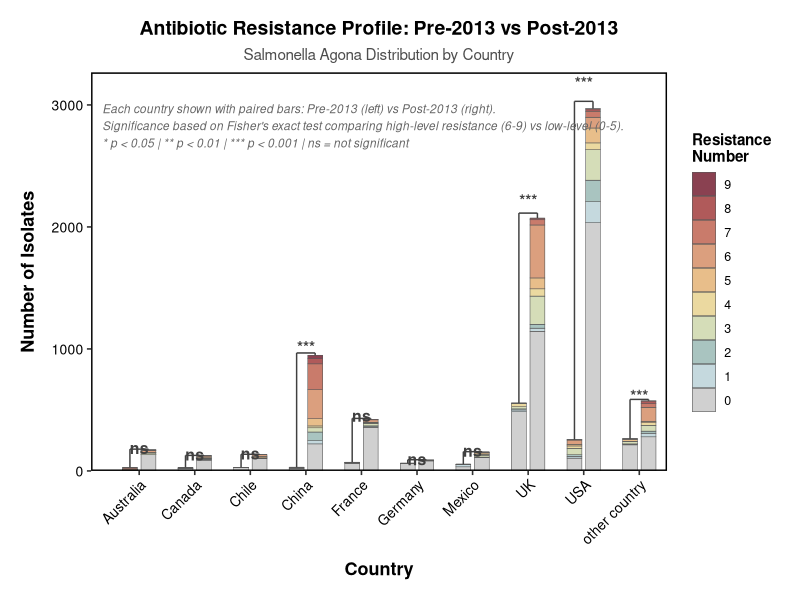

R code for this plot:
##============================================================
## Antibiotic Resistance Distribution by Country & Time Period
## Comparison of Pre-2013 vs Post-2013 Salmonella Agona Isolates
##============================================================
rm(list = ls())

library(ggplot2)
library(dplyr)
library(tidyr)

# Create output directory
if (!dir.exists("output")) dir.create("output", recursive = TRUE)

##============================================================
## 1. Pre-2013 Data
##============================================================
pre_2013 <- data.frame(
  Country = c("Australia", "Canada", "Chile", "China", "France", "Germany", 
              "Mexico", "UK", "USA", "other country"),
  n0 = c(1, 15, 2, 23, 62, 61, 34, 487, 105, 214),
  n1 = c(0, 2, 0, 1, 3, 0, 20, 13, 14, 6),
  n2 = c(0, 1, 0, 0, 1, 0, 0, 9, 15, 2),
  n3 = c(0, 5, 0, 0, 1, 2, 0, 19, 51, 18),
  n4 = c(0, 0, 0, 0, 3, 0, 0, 24, 20, 2),
  n5 = c(0, 0, 0, 6, 0, 0, 1, 1, 12, 17),
  n6 = c(1, 0, 0, 0, 0, 0, 0, 2, 36, 3),
  n7 = c(1, 0, 0, 0, 0, 0, 0, 0, 3, 1),
  n8 = c(0, 0, 0, 0, 1, 0, 0, 1, 1, 1),
  n9 = c(0, 0, 0, 0, 0, 0, 0, 1, 0, 0),
  YearGroup = "Pre-2013",
  stringsAsFactors = FALSE
)

##============================================================
## 2. Post-2013 Data
##============================================================
post_2013 <- data.frame(
  Country = c("Australia", "Canada", "Chile", "China", "France", "Germany", 
              "Mexico", "UK", "USA", "other country"),
  n0 = c(133, 88, 102, 222, 356, 83, 111, 1143, 2035, 280),
  n1 = c(1, 7, 0, 27, 8, 0, 2, 27, 173, 29),
  n2 = c(0, 3, 0, 70, 6, 0, 0, 31, 175, 17),
  n3 = c(13, 4, 0, 35, 20, 2, 16, 232, 251, 47),
  n4 = c(4, 3, 6, 15, 3, 0, 8, 60, 55, 23),
  n5 = c(1, 9, 11, 60, 6, 2, 11, 89, 122, 11),
  n6 = c(15, 9, 15, 238, 20, 1, 2, 434, 88, 114),
  n7 = c(3, 2, 0, 211, 2, 0, 5, 43, 50, 31),
  n8 = c(2, 0, 0, 43, 1, 1, 0, 13, 18, 21),
  n9 = c(3, 0, 0, 27, 0, 1, 0, 0, 3, 2),
  YearGroup = "Post-2013",
  stringsAsFactors = FALSE
)

##============================================================
## 3. Data Preparation & Reshaping
##============================================================
combined <- rbind(pre_2013, post_2013) %>%
  pivot_longer(
    cols = starts_with("n"),
    names_to = "ResistanceNumber",
    values_to = "Count"
  ) %>%
  mutate(
    Count = as.numeric(Count),
    Count = replace_na(Count, 0),
    ResistanceNumber = as.integer(gsub("n", "", ResistanceNumber))
  ) %>%
  arrange(Country, YearGroup, ResistanceNumber)

combined$YearGroup <- factor(combined$YearGroup, levels = c("Pre-2013", "Post-2013"))

country_year_combos <- combined %>%
  distinct(Country, YearGroup) %>%
  arrange(Country, YearGroup)

# Generate x-axis positions (Pre-2013 and Post-2013 paired for each country)
n_countries <- length(unique(country_year_combos$Country))
x_positions <- numeric(nrow(country_year_combos))
current_pos <- 1

for (i in seq_len(n_countries)) {
  idx_pre <- (i - 1) * 2 + 1
  idx_post <- i * 2
  x_positions[idx_pre] <- current_pos
  x_positions[idx_post] <- current_pos + 1
  current_pos <- current_pos + 3
}

country_year_combos$x_pos <- x_positions

plot_data <- combined %>%
  left_join(country_year_combos, by = c("Country", "YearGroup")) %>%
  filter(!is.na(x_pos))

cat("========== DATA SUMMARY ==========\n")
cat("Total rows:", nrow(plot_data), "\n")
cat("Missing values present:", any(is.na(plot_data)), "\n")
cat("X-position range:", range(plot_data$x_pos), "\n\n")

##============================================================
## 4. Minimum Display Height (for visual clarity of small counts)
##============================================================
group_totals <- plot_data %>%
  group_by(Country, YearGroup, x_pos) %>%
  summarise(group_total = sum(Count, na.rm = TRUE), .groups = "drop")

global_max <- max(group_totals$group_total)
min_height <- global_max * 0.01

plot_data <- plot_data %>%
  left_join(group_totals, by = c("Country", "YearGroup", "x_pos")) %>%
  mutate(
    Count_display = ifelse(group_total > 0 & group_total < min_height,
                           Count * (min_height / group_total),
                           Count),
    Count_original = Count
  )

##============================================================
## 5. Significance Testing (High-level resistance: 6,7,8,9 vs. Low: 0-5)
##============================================================
high_number_ratio <- plot_data %>%
  mutate(HighNumber = ifelse(ResistanceNumber %in% c(6, 7, 8, 9), Count_original, 0)) %>%
  group_by(Country, YearGroup, x_pos) %>%
  summarise(
    High = sum(HighNumber, na.rm = TRUE),
    Total = sum(Count_original, na.rm = TRUE),
    Low = Total - High,
    Total_display = sum(Count_display, na.rm = TRUE),
    .groups = "drop"
  )

signif_data <- high_number_ratio %>%
  select(Country, YearGroup, High, Low, x_pos, Total_display) %>%
  pivot_wider(
    names_from = YearGroup,
    values_from = c(High, Low, x_pos, Total_display),
    names_sep = "_"
  )

# Function to convert p-value to significance stars
get_star <- function(p) {
  if (is.na(p)) return("ns")
  if (p < 0.001) return("***")
  if (p < 0.01)  return("**")
  if (p < 0.05)  return("*")
  return("ns")
}

# Perform Fisher's exact test for each country
signif_labels <- signif_data %>%
  rowwise() %>%
  mutate(
    p = tryCatch({
      if (any(c(`High_Pre-2013`, `High_Post-2013`, 
                `Low_Pre-2013`, `Low_Post-2013`) < 0)) {
        NA
      } else {
        fisher.test(matrix(c(`High_Pre-2013`, `High_Post-2013`,
                             `Low_Pre-2013`, `Low_Post-2013`), nrow = 2))$p.value
      }
    }, error = function(e) NA),
    star = get_star(p),
    x_mid = mean(c(`x_pos_Pre-2013`, `x_pos_Post-2013`), na.rm = TRUE),
    pre_total = `Total_display_Pre-2013`,
    post_total = `Total_display_Post-2013`,
    y_top = max(pre_total, post_total, na.rm = TRUE) * 1.02
  ) %>%
  ungroup()

cat("========== STATISTICAL TEST RESULTS ==========\n")
print(signif_labels %>% select(Country, p, star))
cat("\n")

##============================================================
## 6. Soft Color Palette: 0=grey, 1-9=muted colors
##============================================================
custom_colors <- c(
  "0" = "#D0D0D0",  # Grey (susceptible)
  "1" = "#C5D9DE",  # Light blue-grey
  "2" = "#A9C4C0",  # Muted teal
  "3" = "#D5DDB8",  # Muted sage green
  "4" = "#EBD9A0",  # Muted sand
  "5" = "#E8BE8A",  # Muted apricot
  "6" = "#DB9F7E",  # Muted terracotta
  "7" = "#C97B6B",  # Muted rust red
  "8" = "#B05A5A",  # Darker mauve red
  "9" = "#8A4151"   # Wine red (highly resistant)
)

##============================================================
## 7. Plotting
##============================================================
plot_data$ResistanceNumber <- factor(plot_data$ResistanceNumber, levels = 9:0)

max_y <- max(plot_data %>%
               group_by(Country, YearGroup, x_pos) %>%
               summarise(total = sum(Count_display, na.rm = TRUE), .groups = "drop") %>%
               pull(total)) * 1.1

p <- ggplot(plot_data, aes(x = x_pos, y = Count_display, fill = ResistanceNumber)) +
  # Stacked bar chart
  geom_bar(stat = "identity", position = "stack", width = 0.8,
           color = "grey35", linewidth = 0.2) +
  
  # Significance brackets: vertical lines
  geom_segment(
    data = signif_labels,
    aes(x = `x_pos_Pre-2013`, xend = `x_pos_Pre-2013`,
        y = pre_total, yend = y_top),
    inherit.aes = FALSE, color = "grey25", linewidth = 0.5
  ) +
  geom_segment(
    data = signif_labels,
    aes(x = `x_pos_Post-2013`, xend = `x_pos_Post-2013`,
        y = post_total, yend = y_top),
    inherit.aes = FALSE, color = "grey25", linewidth = 0.5
  ) +
  # Horizontal connecting line
  geom_segment(
    data = signif_labels,
    aes(x = `x_pos_Pre-2013`, xend = `x_pos_Post-2013`,
        y = y_top, yend = y_top),
    inherit.aes = FALSE, color = "grey25", linewidth = 0.5
  ) +
  # Significance stars
  geom_text(
    data = signif_labels,
    aes(x = x_mid, y = y_top * 1.05, label = star),
    inherit.aes = FALSE, size = 4, color = "grey25", fontface = "bold"
  ) +
  
  # Color scale
  scale_fill_manual(
    values = custom_colors,
    name = "Resistance\nNumber",
    labels = 9:0
  ) +
  
  # X-axis: country names
  scale_x_continuous(
    breaks = x_positions[seq(1, length(x_positions), by = 2)] + 0.5,
    labels = unique(country_year_combos$Country),
    expand = expansion(mult = c(0.02, 0.02))
  ) +
  
  # Y-axis
  scale_y_continuous(expand = c(0, 0), limits = c(0, max_y)) +
  
  # Labels
  labs(
    title = "Antibiotic Resistance Profile: Pre-2013 vs Post-2013",
    subtitle = "Salmonella Agona Distribution by Country",
    y = "Number of Isolates",
    x = "Country"
  ) +
  
  # Theme
  theme_bw(base_size = 12) +
  theme(
    plot.title = element_text(hjust = 0.5, face = "bold", size = 14),
    plot.subtitle = element_text(hjust = 0.5, size = 11, color = "grey30"),
    axis.text.x = element_text(angle = 45, hjust = 1, color = "black", size = 10),
    axis.text.y = element_text(color = "black", size = 10),
    axis.title = element_text(color = "black", size = 13, face = "bold"),
    axis.title.x = element_text(margin = margin(t = 10)),
    axis.title.y = element_text(margin = margin(r = 10)),
    legend.position = "right",
    legend.title = element_text(size = 11, face = "bold"),
    legend.text = element_text(size = 9),
    panel.grid = element_blank(),
    panel.border = element_rect(color = "black", linewidth = 1),
    plot.background = element_rect(fill = "white", color = NA),
    plot.margin = margin(15, 15, 15, 15)
  )

# Add descriptive text annotation
desc_text <- paste(
  "Each country shown with paired bars: Pre-2013 (left) vs Post-2013 (right).",
  "Significance based on Fisher's exact test comparing high-level resistance (6-9) vs low-level (0-5).",
  "* p < 0.05 | ** p < 0.01 | *** p < 0.001 | ns = not significant",
  sep = "\n"
)

p <- p + annotate(
  "text",
  x = min(plot_data$x_pos) - 1.5,
  y = max_y * 0.92,
  label = desc_text,
  hjust = 0, vjust = 1,
  size = 3, fontface = "italic", color = "grey40"
)

print(p)

##============================================================
## 8. Save Outputs
##============================================================
ggsave("output/resistance_distribution_by_country.png", p,
       width = 14, height = 8, dpi = 300, bg = "white")
ggsave("output/resistance_distribution_by_country.pdf", p,
       width = 14, height = 8, units = "in", device = cairo_pdf)

# Export statistical results
write.csv(signif_labels %>% select(Country, p, star),
          "output/resistance_significance_test_results.csv", row.names = FALSE)

# Export plot data
write.csv(plot_data %>% select(Country, YearGroup, ResistanceNumber, Count_original),
          "output/resistance_distribution_data.csv", row.names = FALSE)

cat("\n========== ANALYSIS COMPLETE ==========\n")
cat("✓ Visualization saved: resistance_distribution_by_country.png/pdf\n")
cat("✓ Statistics exported: resistance_significance_test_results.csv\n")
cat("✓ Data exported: resistance_distribution_data.csv\n\n")
